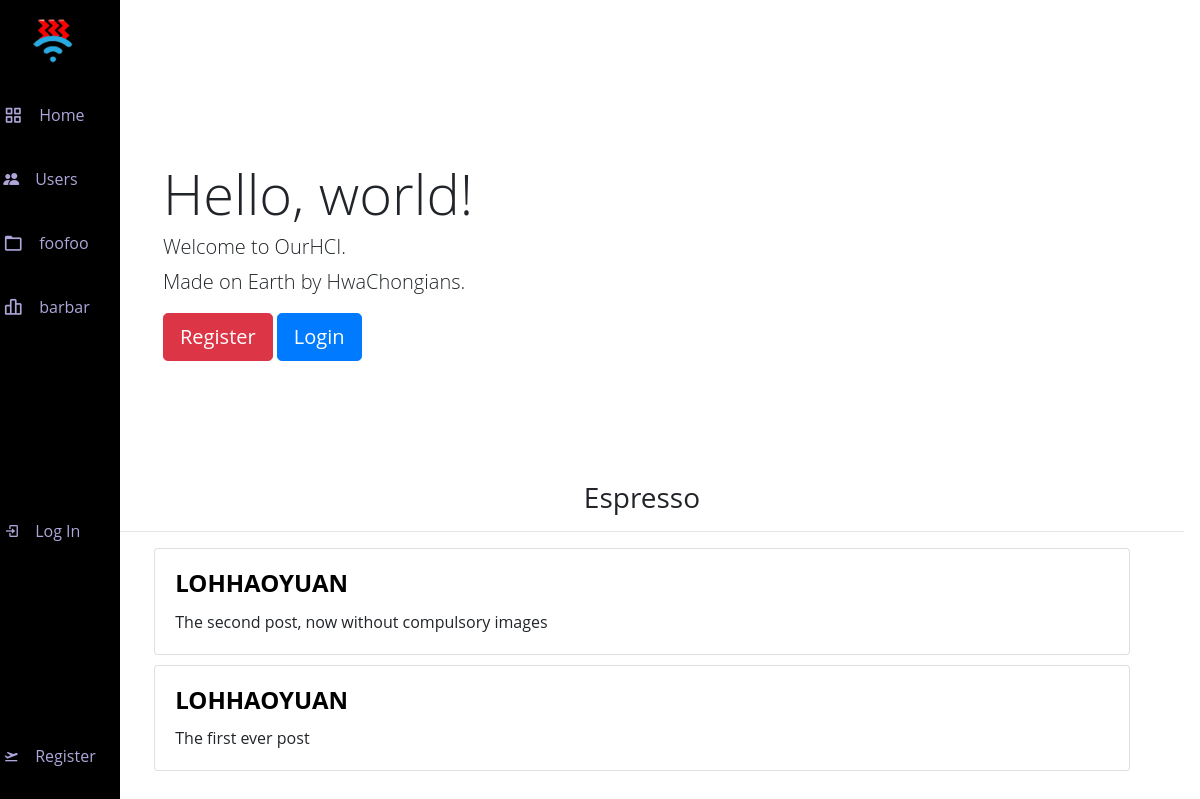
Before: / with the older database file.
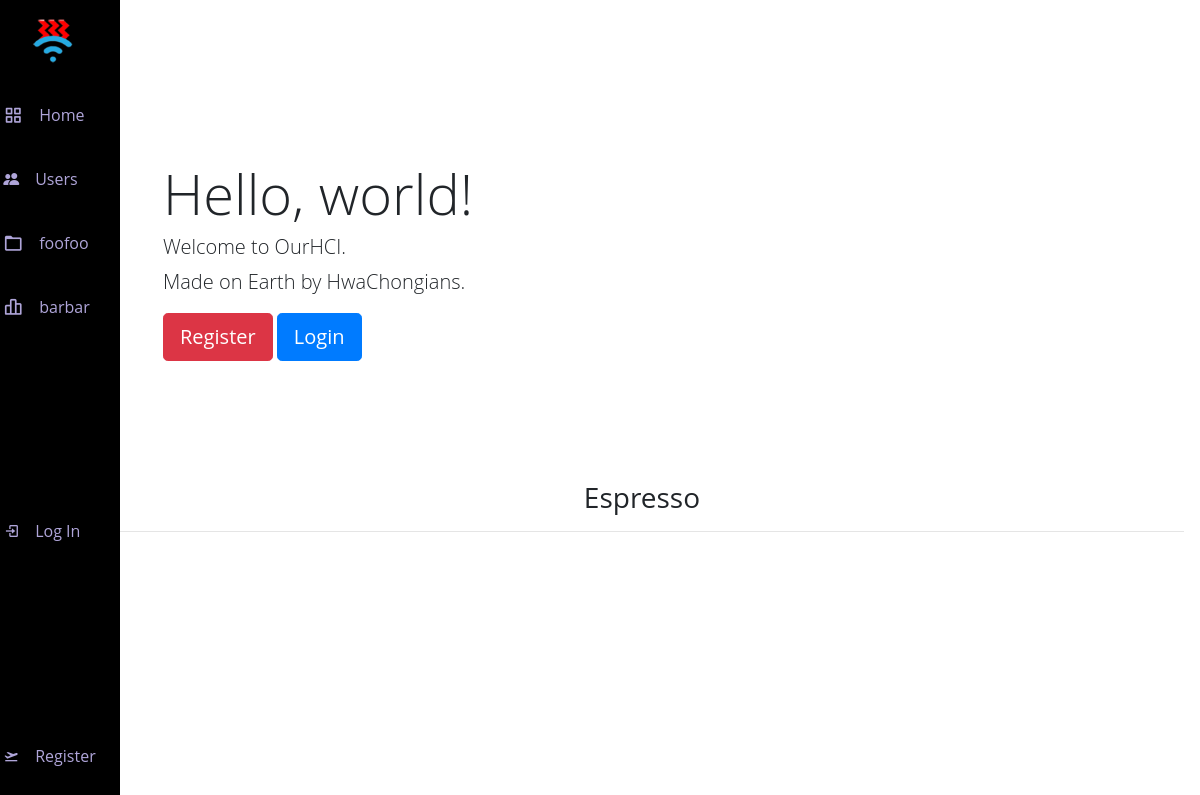
After: the same page with the newer database file.
### ourapp/models.py (models this page shows)
class Post(models.Model):
    user = models.ForeignKey(User, on_delete=models.CASCADE)
    content = models.TextField(null=False)
    image = models.ImageField(upload_to="uploads/images", blank=True)

class User(AbstractUser):
    hciclass = models.CharField(max_length=3, null=False, blank=False)
    consortium = models.CharField(max_length=8, null=True, blank=True)
    bio = models.TextField(max_length=500, null=True, blank=True)
    reputation = models.IntegerField(null=False, blank=False, default=100)
    email = models.EmailField(null=False, max_length=26, blank=False)

### ourapp/views.py (the view)
# urls.py: path("", views.index, name="index"),
def index(request):
    user = request.user
    developer = user.groups.filter(name='Developer').exists()
    feed = Post.objects.all().order_by('-id')
    return render(request, "ourapp/index.html", {
        "developer": developer,
        "feed": feed,
    })

### ourapp/templates/ourapp/index.html (shortened to what this page needs)
{% extends "ourapp/layout.html" %}
{% block body %}
    <div>
        {% if user.is_authenticated %}
            <div class="p-5 mb-4 rounded-3">
                <div class="container-fluid py-5">
                <h1 class="display-5 fw-bold">Hello, <strong>{{user}}</strong>!</h1>
                <h4 class="col-md-8 fs-4">Welcome back to OurHCI.</h4>
                <p class="col-md-8 fs-4">
                    Made on Earth by HwaChongians
                </p>
            </div>
        </div>
        {% else %}
            <div class="p-5 mb-4 rounded-3">
                <div class="container-fluid py-5">
                    <h1 class="display-4">Hello, world!</h1>
                    <h4 class="lead">Welcome to OurHCI.</h4>
                    <p class="lead"> Made on Earth by HwaChongians.</p>
                    <a class="btn btn-danger btn-lg" href="{%url 'register' %}" role="button">Register</a>
                    <a class="btn btn-primary btn-lg" href="{%url 'login' %}" role="button">Login</a>
                </div>
            </div>
        {% endif %}
        <h3 class="centered">Espresso</h3>
        <hr>
        {%for post in feed%}
            <div class="card" style="width: 90%; height: auto; margin-bottom:2px;margin: 0 auto;float: none; margin-bottom: 10px;">
                <div class="card-body">
                <h5 class="card-title"><a class="userlink" href="{% url 'profile' post.user %}"><h4><b>{{post.user}}</b></h4></a></h5>
                <p class="card-text">{{post.content}}</p>
                </div>
            </div>
        {% endfor %}
            </div>
{% endblock %}

### ourapp/templates/ourapp/layout.html (shortened to what this page needs)
{% load static %}
<!doctype html>
<html lang="en">
  <head>
    <link href="/static/ourapp/styles.css" rel="stylesheet">
    <link href='https://unpkg.com/boxicons@2.1.2/css/boxicons.min.css' rel='stylesheet'>
    <link rel="stylesheet" href="https://cdn.jsdelivr.net/npm/bootstrap-icons@1.8.3/font/bootstrap-icons.css">
    <link rel="stylesheet" href="https://cdn.jsdelivr.net/npm/bootstrap@4.6.1/dist/css/bootstrap.min.css">
  </head>
  <body id="body" >
  <div class="l-navbar" id="nav-bar">
    <nav class="nav">
      <div>
        <span class="nav_logo-name">
          <img width="45" height="45" style="margin-left: 30px; margin-right: 30px; margin-bottom: 30px;" class="d-inline-block align-top2" id="ourhcilogo" src="{% static 'ourapp/ourhci-logo-2.png' %}">
        </span>
        <div class="nav_list">
          <a href="/" class="nav_link" id="a" onclick="set_active('a')">
            <i class='bx bx-grid-alt nav_icon'></i>
            <span class="nav_name">Home</span>
          </a>
          <a href="/@" class="nav_link" id="c" onclick="set_active('c')">
            <i class="bi bi-people-fill"></i>            <span class="nav_name">Users</span>
          <a href="/" class="nav_link" id="e" onclick="set_active('e')">
            <i class='bx bx-folder nav_icon'></i>
            <span class="nav_name">foofoo</span>
          </a>
          <a href="/" class="nav_link" id="f" onclick="set_active('f')">
            <i class='bx bx-bar-chart-alt-2 nav_icon'></i>
            <span class="nav_name">barbar</span>
          </a>
        </div>
      </div>
      {% if user.is_authenticated%}
      <a href="{% url 'profile' user%}" class="nav_link">
        <i class='bx bx-user-circle'></i>
        <span class="nav_name">Profile</span>
      </a>
      <a href="{% url 'logout' %}" class="nav_link">
        <i class='bx bx-log-out nav_icon'></i>
        <span class="nav_name">Sign Out</span>
      </a>
      {% else %}
      <a href="{% url 'login'%}" class="nav_link">
        <i class='bx bx-log-in'></i>        <span class="nav_name">Log In</span>
      </a>
      <a href="{% url 'register'%}" class="nav_link">
<i class='bx bxs-plane-take-off'></i>        <span class="nav_name">Register</span>
      </a>
      {% endif %}
    </nav>
  </div>
<div class="height-100">
  {% block body %}
  {% endblock %}
</div>
    </body>
</html>

### ourapp/static/ourapp/styles.css (style rules this page uses)
body { font-family: 'Open Sans', sans-serif; background-color: #EAECEF }
a { color:black; }

### ourapp/templates/ourapp/layout.html (style rules this page uses)
body { font-family: 'Open Sans', sans-serif; background-color: white; padding-left: 100px; position: relative; margin: var(--header-height) 0 0 0; padding: 0 1rem; font-size: var(--normal-font-size); transition: .5s; }
a { color: blue; text-decoration: none; }
img { max-width: 100%; height: auto; }
:root { --header-height: 3rem; --nav-width: 68px; --first-color: #000000; --first-color-light: #AFA5D9; --white-color: #F7F6FB; --body-font: 'Nunito', sans-serif; --normal-font-size: 1rem; --z-fixed: 100; }
.l-navbar { position: fixed; top: 0; left: -30%; width: 120px; height: 100vh; background-color: var(--first-color); padding: .5rem 1rem 0 0; transition: .5s; z-index: var(--z-fixed); }
.nav { height: 100%; display: flex; flex-direction: column; justify-content: space-between; overflow: hidden; }
.nav_logo-name { color: var(--white-color); font-weight: 700; }
.nav_icon { font-size: 1.25rem; }
.nav_link { position: relative; color: var(--first-color-light); margin-bottom: 1.5rem; transition: .3s; display: grid; grid-template-columns: max-content max-content; align-items: center; column-gap: 1rem; padding: .5rem 0 .5rem 0.2rem; }
.nav_name { font-size: 10; }
.height-100 { height: 100vh; }
@media screen and (min-width: 768px) { body { margin: calc(var(--header-height) + 1rem) 0 0 0; padding-left: calc(var(--nav-width) + 2rem); } }
@media screen and (min-width: 768px) { .l-navbar { left: 0; padding: 1rem 1rem 0 0; } }
@media screen and (min-width: 768px) { .centered { text-align: center; } }

Changed rows visible on the page:
removed Post: user "LOHHAOYUAN", content "The second post, now without compulsory images"
removed Post: user "LOHHAOYUAN", content "The first ever post"
